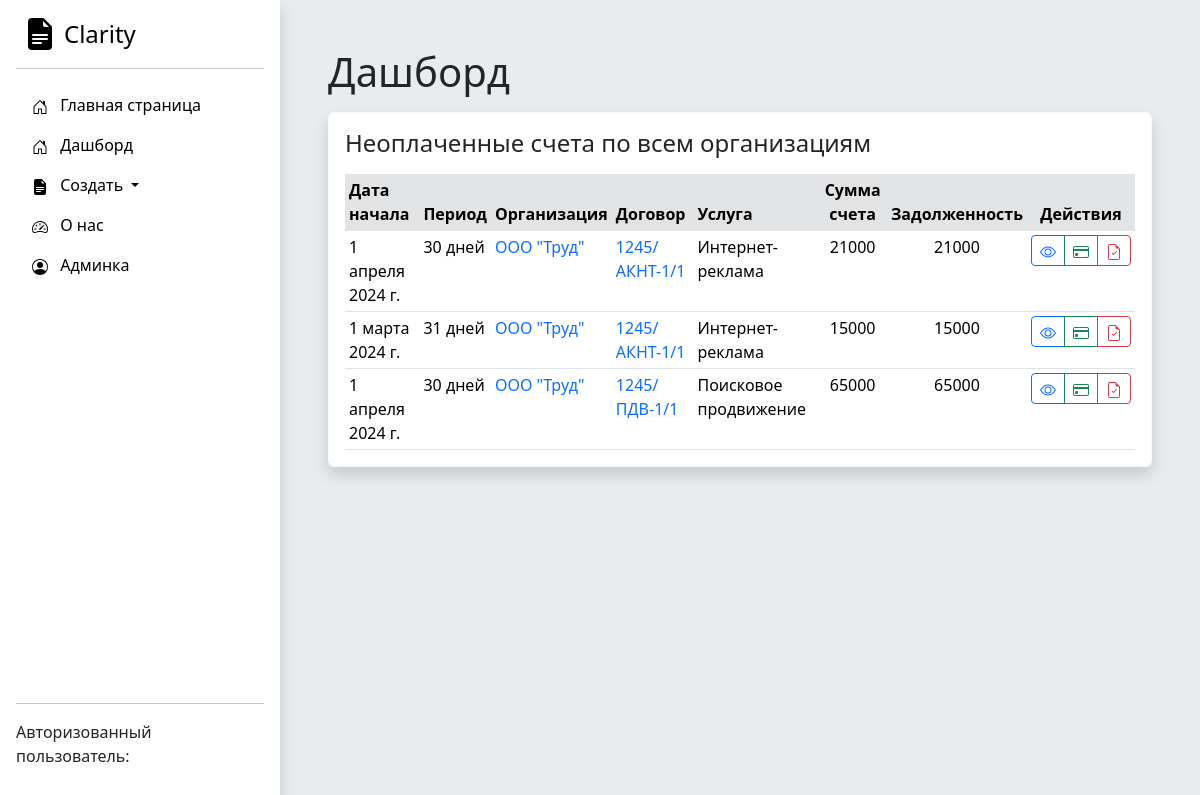
The page /dashboard/ on the database as committed earlier.
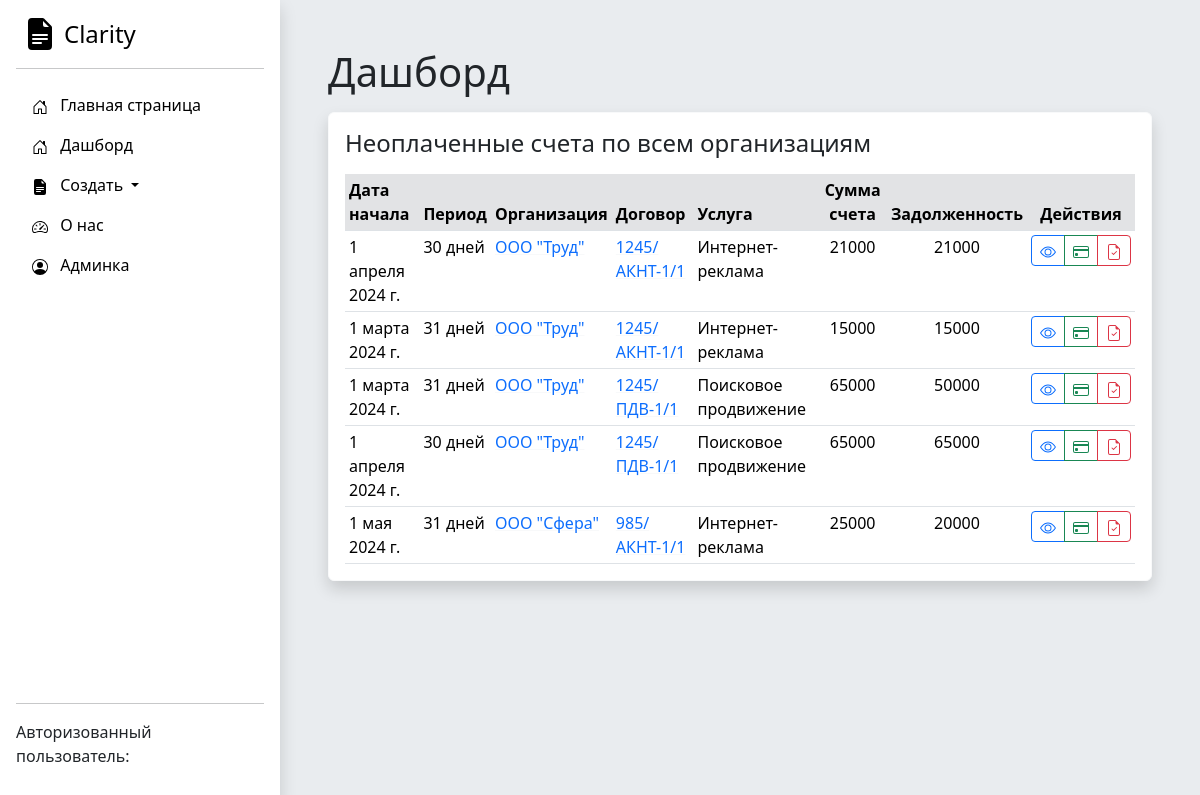
The same page on the database as committed later.
### Accounting/models.py (models this page shows, shortened)
class Service(models.Model):
    service_name = models.CharField('Название оказываемой услуги для счета и Акта', max_length=250)
    date_start = models.DateField('Дата начала оказания услуги')
    date_end = models.DateField('Дата окончания оказания услуги')
    price = models.IntegerField('Оплата за услугу')
    payment_made = models.IntegerField('Сумма частичной оплаты счета', db_default=0)
    dogovor = models.ForeignKey(Dogovor, on_delete=models.CASCADE)
    full_payment = models.BooleanField('Счет полностью оплачен')
    act_approved = models.BooleanField("Акт подписан")
    class Meta:
        verbose_name = "Услуга (локализованный этап)"
        verbose_name_plural = "Услуги (локализованные этапы)"

class Dogovor(models.Model):
    nomer_dogovora = models.CharField('Номер договора', max_length=250)
    date_of_signing = models.DateField('Дата начала действия договора')
    web_site = models.CharField('Веб сайт', max_length=250)
    contract_completed = models.BooleanField('Активный договор')
    basic_price = models.IntegerField('Цена догвора')
    service_type = models.ForeignKey(Service_type, on_delete=models.DO_NOTHING)
    organization = models.ForeignKey(Organization, on_delete=models.CASCADE)
    class Meta:
        verbose_name = "Договор"
        verbose_name_plural = "Договоры"

class Organization(models.Model):
    full_name = models.CharField('Полное наименование', max_length=250)
    short_name = models.CharField('Краткое наименование', max_length=250)
    inn = models.IntegerField('ИНН')
    kpp = models.IntegerField('КПП')
    ur_adres = models.TextField('Юридический адрес')
    management_full_name = models.CharField('Управляющее лицо', max_length=250)
    management_post = models.CharField('Должность управляющего лица', max_length=250)
    def __str__(self):
        return self.short_name
    class Meta:
        verbose_name = "Юридическое лицо"
        verbose_name_plural = "Юридические лица"

class Service_type(models.Model):
    service_type = models.CharField('Название направления оказываемых услуг', max_length=250)
    regular = models.BooleanField('Регулярная услуга, нужно выставлять ежемесячный счет')
    def __str__(self):
        return self.service_type
    class Meta:
        verbose_name = "Направление услуги"
        verbose_name_plural = "Направления услуг"

### Accounting/views.py (the view)
# urls.py: path('dashboard/', views.dashboard, name='dashboard'),
def dashboard(request):
    organization_list = Organization.objects.all()
    dogovor_list = Dogovor.objects.all()
    service_list = Service.objects.all()
    for el in service_list:
        el.period = (el.date_end - el.date_start).days + 1
    for el in service_list:
        el.debt = el.price - el.payment_made
    content = {
        'organization_list': organization_list,
        'dogovor_list': dogovor_list,
        'service_list': service_list
    }
    return render(request, 'Accounting/dashboard.html', content)

### DAM/templates/Accounting/dashboard.html (shortened to what this page needs)
{% extends 'Accounting/base.html' %}
{% block content %}<h1>Дашборд</h1>
<div class="card border-light shadow p-3 bg-body rounded mt-3">
<h4 class="mb-3">Неоплаченные счета по всем организациям</h4>
<div class="card-body px-0 py-0">
<div class="table-responsive scrollbar">
    <table class="table table-sm fs-10 mb-0 overflow-hidden">
        <thead >
            <tr>
                <th class="bg-secondary-subtle">Дата начала</th>
                <th class="bg-secondary-subtle">Период</th>
                <th class="bg-secondary-subtle">Организация</th>
                <th class="bg-secondary-subtle">Договор</th>
                <th class="bg-secondary-subtle">Услуга</th>
                <th class="bg-secondary-subtle text-center">Сумма счета</th>
                <th class="bg-secondary-subtle text-center">Задолженность</th>
                <th class="bg-secondary-subtle text-center">Действия</th>
            </tr>
        </thead>
        <tbody>
{% for el in service_list %}
{% if el.full_payment is False %}
<tr>
    <td>{{ el.date_start }}</td>
    <td>{{ el.period }} дней</td>
    <td><a class="link-underline-light" href="/organization/{{ el.dogovor.organization.id }}">{{ el.dogovor.organization }}</a> </td>
    <td><a class="link-underline-light" href="/dogovor/{{ el.dogovor.id }}">{{ el.dogovor.nomer_dogovora }}</a> </td>
    <td>{{ el.dogovor.service_type }}</td>
    <td class="text-center">{{ el.price }}</td>
    <td class="text-center">{{ el.debt }}</td>
    <td class="text-center">
        <div class="btn-group" role="group" aria-label="Basic mixed styles example">
          <a role="button" class="btn btn-outline-primary btn-sm" href="{% url 'service-detail' el.pk %}">
          </a>
          <a role="button" class="btn btn-outline-success btn-sm" href="{% url 'service-generate-bill' el.pk %}">
          </a>
          <a role="button" class="btn btn-outline-danger btn-sm" href="{% url 'service-generate-act' el.pk %}">
          </a>
        </div>
    </td>
</tr>
{% endif %}
{% endfor %}
        </tbody>
    </table>
</div>
</div>
{% endblock %}

### DAM/templates/Accounting/base.html (shortened to what this page needs)
{% load static %}
<!DOCTYPE html>
<html lang="en" data-bs-theme="light" class=" FB_FW_ext Bco">
<head>
    <link rel="stylesheet" href="https://cdn.jsdelivr.net/npm/bootstrap@5.3.2/dist/css/bootstrap.min.css">
</head>
<body class="bg-body-secondary">
<main class="d-flex flex-nowrap">
<div class="d-flex flex-column flex-shrink-0 p-3 bg-white shadow" style="width: 280px; min-height: 100vh;">
    <a href="/" class="d-flex align-items-center mb-3 mb-md-0 me-md-auto link-body-emphasis text-decoration-none">
        <svg xmlns="http://www.w3.org/2000/svg" width="32" height="32" fill="currentColor" class="bi bi-file-earmark-text-fill me-2 ms-2" viewBox="0 0 16 16">
            <use xlink:href="#logo"></use>
        </svg>
      <span class="ml-5 fs-4">Clarity</span>
    </a>
    <hr>
    <ul class="nav nav-pills flex-column mb-auto">
      <li class="nav-item">
        <a href="{% url 'home' %}" class="nav-link link-body-emphasis">
          <svg class="bi pe-none me-2" width="16" height="16"><use xlink:href="#home"></use></svg>
          Главная страница
        </a>
      </li>
      <li class="nav-item">
        <a href="{% url 'dashboard' %}" class="nav-link link-body-emphasis">
          <svg class="bi pe-none me-2" width="16" height="16"><use xlink:href="#home"></use></svg>
          Дашборд
        </a>
        <li class="nav-item dropdown">
          <a class="nav-link dropdown-toggle link-body-emphasis" href="#" role="button" data-bs-toggle="dropdown" aria-expanded="false">
            <svg class="bi pe-none me-2" width="16" height="16"><use xlink:href="#logo"></use></svg>
            Создать
          </a>
        </li>
      <li>
        <a href="{% url 'about' %}" class="nav-link link-body-emphasis">
          <svg class="bi pe-none me-2" width="16" height="16"><use xlink:href="#speedometer2"></use></svg>
          О нас
        </a>
      </li>
      <li>
        <a href="/admin" class="nav-link link-body-emphasis">
          <svg class="bi pe-none me-2" width="16" height="16"><use xlink:href="#people-circle"></use></svg>
          Админка
        </a>
      </li>
    </ul>
<hr>
 <p>Авторизованный пользователь: {{ user.get_username }}</p>
  </div>
    <div class="container p-5">
{% block content %}{% endblock %}
</div>
</main>
</body>
</html>

Rows that differ between the two databases and show on the page:
now on this page (row edited): Service: date_start "1 марта 2024 г.", period "31", dogovor.organization "ООО \"Труд\"", dogovor.nomer_dogovora "1245/ПДВ-1/1", dogovor.service_type "Поисковое продвижение", price "65000", debt "50000"
added Service: date_start "1 мая 2024 г.", period "31", dogovor.organization "ООО \"Сфера\"", dogovor.nomer_dogovora "985/АКНТ-1/1", dogovor.service_type "Интернет-реклама", price "25000", debt "20000"
